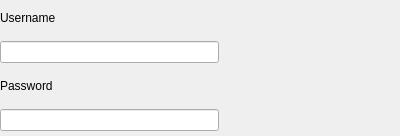
<?xml version="1.0" encoding="UTF-8"?>
<ui version="4.0">
 <class>Form</class>
 <widget class="QWidget" name="Form">
  <property name="geometry">
   <rect>
    <x>0</x>
    <y>0</y>
    <width>400</width>
    <height>136</height>
   </rect>
  </property>
  <property name="windowTitle">
   <string>Form</string>
  </property>
  <widget class="QWidget" name="layoutWidget">
   <property name="geometry">
    <rect>
     <x>0</x>
     <y>0</y>
     <width>401</width>
     <height>131</height>
    </rect>
   </property>
   <layout class="QVBoxLayout" name="verticalLayout">
    <property name="sizeConstraint">
     <enum>QLayout::SetNoConstraint</enum>
    </property>
    <item>
     <widget class="QLabel" name="label_2">
      <property name="text">
       <string>Username</string>
      </property>
     </widget>
    </item>
    <item>
     <widget class="QLineEdit" name="usernameText">
      <property name="maximumSize">
       <size>
        <width>219</width>
        <height>16777215</height>
       </size>
      </property>
     </widget>
    </item>
    <item>
     <widget class="QLabel" name="label_3">
      <property name="text">
       <string>Password</string>
      </property>
     </widget>
    </item>
    <item>
     <widget class="QLineEdit" name="passwordText">
      <property name="maximumSize">
       <size>
        <width>219</width>
        <height>16777215</height>
       </size>
      </property>
     </widget>
    </item>
   </layout>
  </widget>
 </widget>
 <resources/>
 <connections/>
</ui>
